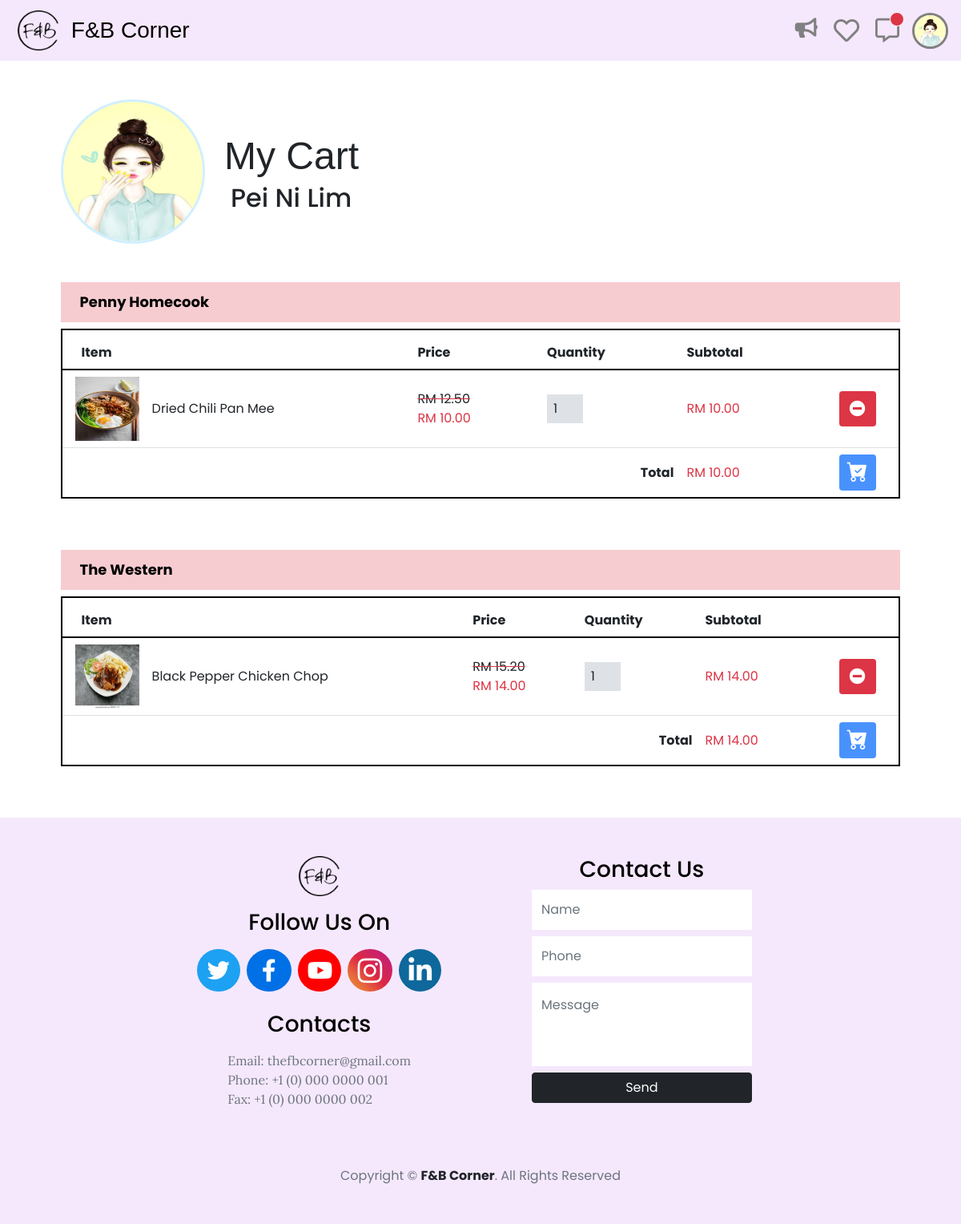
The app's page /fbcorner/store/php/pages/cart/my_cart.php (signed in) with its own data.
### tables this page shows
CREATE TABLE `customer` (
  `cus_id` varchar(5) NOT NULL,
  `firstname` varchar(32) NOT NULL,
  `lastname` varchar(32) NOT NULL,
  `email` varchar(96) NOT NULL,
  `contact_num` varchar(12) NOT NULL,
  `password` varchar(1000) NOT NULL,
  `profile_pic` varchar(255) NOT NULL DEFAULT 'default_pp.png',
  `join_date` date NOT NULL DEFAULT current_timestamp()
);

CREATE TABLE `cart` (
  `cart_id` int(11) NOT NULL,
  `cus_id` varchar(5) NOT NULL,
  `rest_id` varchar(5) NOT NULL,
  `item_quantity` longtext NOT NULL CHECK (json_valid(`item_quantity`)),
  `placed` int(11) NOT NULL,
  `modified_date` datetime NOT NULL DEFAULT current_timestamp()
);

CREATE TABLE `restaurant` (
  `rest_id` varchar(5) NOT NULL,
  `rest_name` varchar(100) NOT NULL,
  `owner_name` varchar(64) NOT NULL,
  `owner_contact_num` varchar(12) NOT NULL,
  `owner_email` varchar(96) NOT NULL,
  `contact_num` varchar(12) NOT NULL,
  `email` varchar(96) NOT NULL,
  `address` varchar(400) NOT NULL,
  `city` varchar(20) DEFAULT NULL,
  `rest_profile` varchar(255) NOT NULL DEFAULT 'default_pp_rest.png',
  `cover_photo` varchar(255) NOT NULL DEFAULT 'default_cover.png',
  `documents` longtext NOT NULL CHECK (json_valid(`documents`)),
  `description` varchar(1000) NOT NULL,
  `dining_style_id` int(11) NOT NULL DEFAULT 0,
  `tags` longtext NOT NULL DEFAULT '[]',
  `opening_hours` longtext NOT NULL DEFAULT '[]',
  `daily_opening_hours` longtext NOT NULL DEFAULT '[]',
  `photos` longtext NOT NULL DEFAULT '[]',
  `additional_notes` varchar(1000) NOT NULL,
  `join_date` date NOT NULL DEFAULT current_timestamp()
);

CREATE TABLE `food_item` (
  `item_id` int(11) NOT NULL,
  `rest_id` varchar(5) NOT NULL,
  `image` varchar(255) NOT NULL,
  `item_code` varchar(7) NOT NULL,
  `item_name` varchar(100) NOT NULL,
  `description` varchar(1000) NOT NULL,
  `category_id` int(11) NOT NULL,
  `price` double NOT NULL,
  `ingredients` longtext NOT NULL CHECK (json_valid(`ingredients`)),
  `status` int(11) NOT NULL,
  `unavailable_condition` longtext NOT NULL DEFAULT '[]' CHECK (json_valid(`unavailable_condition`))
);

CREATE TABLE `promotion` (
  `promotion_id` int(11) NOT NULL,
  `rest_id` varchar(5) NOT NULL,
  `type_code` varchar(100) NOT NULL,
  `settings_data` longtext DEFAULT NULL,
  `food_items` longtext DEFAULT NULL,
  `description` varchar(2000) DEFAULT NULL,
  `status` tinyint(1) NOT NULL DEFAULT 1,
  `created_date` datetime NOT NULL DEFAULT current_timestamp(),
  `modified_date` datetime NOT NULL DEFAULT current_timestamp()
);

### fbcorner/store/php/pages/cart/my_cart.php (the view, shortened to what the rows shown need)
<?php
    include_once '../../../../db_connect.php';
    include_once '../../helpers/cart.php';
    include_once '../../../../admin/php/helpers/promotion.php';
    include_once '../../../../admin/php/helpers/restaurant.php';
    include_once '../../../../admin/php/helpers/food_menu.php';
    if (isset($_SESSION['login_cus_id'])) {
      $carts = getCarts($connection, $_SESSION['login_cus_id'], ['placed' => '0']);
?>
<!DOCTYPE html>
<html lang="en">
<head>
    <?php include_once '../../../../link.php'?>
</head>
<body>
    <?php include_once '../../common/navigation_bar.php'; ?>
    <div class="d-flex flex-column" style="min-height: calc(100% - 76px)">
    <main>
        <div class="m-5">
            <div class="row row-cols-1 row-cols-sm-2 row-cols-md-2 mx-3">
                <div class="col-sm-12 col-md-2 d-flex" style="min-width: 180px;" id="title-image">
                    <img width='180' height='180' class='rounded-circle align-self-center' style="border: 3px solid #d0efff;" src="../../../uploads/profile_pic/<?=$profile_img?>">
                </div>
                <div class="col-sm-12 col-md-10 align-self-center d-flex flex-column" id="title-name" style="width: fit-content;">
                    <h1 style="cursor: default; font-size: 3rem;" class="mb-1 pt-2 font-bernard d-inline-block text-nowrap">My Cart</h1>
                    <h2 class="mb-1 d-inline-block" style="cursor: default;"><?=$customer['firstname'] . ' ' . $customer['lastname']?></h2>
                </div>
            </div>
            <div id="cart-wrapper">
            <?php foreach ($carts as $cart) { ?>
            <?php
                $rest = getRestaurant($connection, $cart['rest_id']);
                $rest_name = $rest['rest_name'];
            ?>
            <div style="width: 95%;" class="m-auto cart-subwrapper">
                <div style="height: 50px; line-height: 50px;" class="font-size-18 fw-bold bg-danger bg-opacity-25 mt-5 ps-4"><a href="../restaurant/profile.php?visit_rest_id=<?=$cart['rest_id']?>"><?=$rest_name?></a></div>
                <div class="mt-0 table-responsive">
                    <table class="w-100 table mt-2" style="white-space: nowrap;">
                        <thead>
                            <tr style="height: 50px; border: solid 2px black;">
                                <th class="ps-4" colspan="2" style="border-bottom: 0px;">Item</th>
                                <th style="border-bottom: 0px;">Price</th>
                                <th style="border-bottom: 0px;">Quantity</th>
                                <th style="border-bottom: 0px;">Subtotal</th>
                                <th style="border-bottom: 0px;"></th>
                            </tr>
                        </thead>
                        <tbody style="border: solid 2px black; border-top: 0px; border-bottom: 0px;" class="align-middle">
                            <?php $items = json_decode($cart['item_quantity'], true);
                                $total = 0.0;
                                foreach ($items as $key => $value) {
                                    $item_info = getFoodMenuItem($connection, $key);
                                    $promotion_infos = getPromotions($connection, $cart['rest_id'], ['food_item_id' => $item_info['item_id'], 'status' => '1']);
                                    $discount_price = '';
                                    if (!empty($promotion_infos)){
                                        foreach ($promotion_infos as $promotion_info){
                                            if (isset($promotion_info['settings_data'])){
                                                $settings_data = json_decode($promotion_info['settings_data'], true);
                                            }
                                            if ($promotion_info['type_code'] == 'BOGO'){
                                                $buy_free = 'Buy 1 Get 1 Free';
                                            } elseif ($promotion_info['type_code'] == 'multi_buy'){
                                                $buy_free = 'Buy ' . $settings_data['amount_1'] . ' Get ' . $settings_data['amount_2'] . ' Free';
                                            } elseif ($promotion_info['type_code'] == 'percent_off'){
                                                $discount_price = $item_info['price'] * (1-((int)$settings_data['percentage'] / 100));
                                            } elseif ($promotion_info['type_code'] == 'dollar_dis'){
                                                $discount_price = $settings_data['discounted_price'];
                                            }
                                        }
                                    }
                            ?>
                            <tr class="my-2" style="border-color: #dee2e6;">
                                <td class="ps-3 pe-2 py-2 text-center" style="width: 90px;">
                                    <img class="m-0" height="80" width="80" style="max-height: 80px; max-width: 80px;" src="../../../../admin/uploads/food_menu_photo/<?=$item_info['image']?>">
                                </td>
                                <td style="white-space: normal;">
                                    <?=$item_info['item_name']?>
                                </td>
                                <td class="price">
                                    <span class="<?=(isset($discount_price) && !empty($discount_price) ? 'text-decoration-line-through' : 'price_data')?>">RM <?=number_format($item_info['price'], 2, '.', '')?></span>
                                    <?php if (isset($discount_price) && !empty($discount_price)) { ?>
                                        <br><span class="text-danger price_data">RM <?=number_format($discount_price, 2, '.', '')?></span>
                                    <?php } ?>
                                </td>
                                <td>
                                    <input type="number" min="1" class="form-control qty d-inline-block ps-2 pe-1" style="width: 45px; border-radius: 0px; border: 0px !important; background-color: #dee2e6" value="<?=$value?>">
                                </td>
                                <td class="subtotal">
                                    <?php if (isset($discount_price) && !empty($discount_price)) { ?>
                                        <span class="text-danger subtotal_data">RM <?=number_format(round($discount_price * $value, 2), 2, '.', '')?></span>
                                    <?php } else { ?>
                                        <span class="subtotal_data">RM <?=number_format($item_info['price'] * $value, 2, '.', '')?></span>
                                    <?php } ?>
                                </td>
                                <td width="10%" style="min-width: 65px;" class="text-center"><button type="button" class="btn bg-danger text-white" data-bs-toggle="tooltip" data-bs-placement="top" title="Remove" onclick="removeFoodItem($(this), &quot;<?=$cart['rest_id']?>&quot;,&quot;<?=$key?>&quot;); "><i class="fas fa-minus-circle font-size-20" style="line-height: 30px;"></i></button></td>
                            </tr>
                            <?php
                                if (isset($discount_price) && !empty($discount_price)) {
                                    $total += number_format(round($discount_price * $value, 2), 2, '.', '');
                                } else {
                                    $total += number_format($item_info['price'] * $value, 2, '.', '');
                                }
                            ?>
                            <?php } ?>
                        </tbody>
                        <tfoot style="border-top: 0px;">
                            <tr style="border: solid 2px black; border-top: 0px; ">
                                <td colspan="4" class="text-end fw-bold">Total</td>
                                <td class="total">RM <?=number_format($total, 2, '.', '')?></td>
                                <td width="10%" style="min-width: 65px;" class="text-center">
                                    <a href="checkout.php?rest_id=<?=$cart['rest_id']?>"><button type="button" class="btn bg-primary text-white bg-opacity-75 checkout-btn" data-bs-toggle="tooltip" data-bs-placement="top" title="Checkout" style="width: 46px; padding-left: 9px;"><i class="bi bi-cart-check-fill" style="line-height: 30px; font-size: 26px"></i></button></a>
                                </td>
                            </tr>
                        </tfoot>
                    </table>
                </div>
            </div>
            <?php } ?>
            </div>
        </div>
    </main>
    <?php include_once '../../common/notification.php'; ?>
    <?php include_once '../../common/footer.php'?>
    </div>
  </body>
</html>
<?php
    } else {
        header("Location: ../homepage/index.php");
        exit;
    }
?>

### fbcorner/store/php/common/navigation_bar.php (shortened to what the rows shown need)
<?php
    if (isset($_SESSION['login_cus_id'])){
        $sql = "SELECT * FROM `chat` WHERE receiver_id = '" . $_SESSION['login_cus_id'] . "' AND seen = 0";
        $statement = $connection->query($sql);
        $results = $statement->fetch_all(MYSQLI_ASSOC);
    }
?>
<header>
    <nav class="navbar navbar-expand-lg navbar-light color-2">
        <div class="container-fluid">
            <a class="navbar-brand" style="margin-left: 10px;" href="../homepage/index.php"><img height="50px" src="../../../assest/Logo.png"></a>
            <a class="font-bernard font-size-28" href="../homepage/index.php">F&amp;B Corner</a>
            <div class="collapse navbar-collapse justify-content-end" id="navbarSupportedContent">
                <ul class="navbar-nav ms-auto">
                    <li class="nav-item">
                        <a class="nav-link active ps-2 me-1 align-self-center" href="../promotion/promotional_ads.php" style="padding-top: 10px;"><i class="fas fa-bullhorn" style="font-size: 25px; color: grey" data-bs-toggle="tooltip" data-bs-placement="bottom" title="Promotions"></i></a>
                    </li>
                <?php if (!isset($_SESSION['login_cus_id'])) { ?>
                    <li class="nav-item">
                        <a class="nav-link active" id="sign-up-button" href="#" style="line-height: 32px;"><button type="button" class="btn btn-primary">Sign Up</button></a>
                    </li>
                <?php } else { ?>
                    <li class="nav-item">
                        <a class="nav-link active ps-2 me-1 align-self-center" href="../restaurant/my_fav_restaurant.php" style="padding-top: 10px;"><i class="far fa-heart" style="font-size: 32px; color: grey" data-bs-toggle="tooltip" data-bs-placement="bottom" title="Favourite Restaurants"></i></a>
                    </li>
                    <li class="nav-item">
                        <a class="nav-link active px-2 pe-3" id="my_message" href="../message/my_message.php" style="line-height: 32px;">
                            <div class="position-relative" style="padding-top: 3px; height: 30px; width: fit-content;">
                                <i class="far fa-comment-alt" style="font-size: 30px; color: grey" data-bs-toggle="tooltip" data-bs-placement="bottom" title="Messages"></i>
                                <span class="position-absolute translate-middle p-2 bg-danger border border-light rounded-circle<?=$results ? '' : ' d-none'?>" style="top: 15%; left: 90%" id="my_message_noti">
                                </span>
                            </div>
                        </a>
                    </li>
                <?php } ?>
                    <li class="nav-item dropdown">
                        <?php if (!isset($_SESSION['login_cus_id'])) { ?>
                            <a class="nav-link active" id="sign-in-button" href="#" style="line-height: 32px;"><button type="button" class="btn btn-secondary" style="width: 86.28px;">Sign In</button></a>
                        <?php } else { ?>
                            <?php
                                include_once '../../helpers/customer.php';
                                $customer = getCustomer($connection, $_SESSION['login_cus_id']);
                                $profile_img = $customer['profile_pic'];
                            ?>
                            <a class="nav-link dropdown-toggle p-0 mt-1" id="nav-bar-dropdown" href="#" role="button" data-bs-toggle="dropdown" aria-expanded="false"><img src="../../../uploads/profile_pic/<?=$profile_img?>" alt="" width="45" height="45" class="rounded-circle" style="border: 3px solid grey;"></a>
                        <?php } ?>
                    </li>
                </ul>
            </div>
        </div>
    </nav>
</header>

### records on screen
customer: profile_pic (picture), firstname "Pei Ni", lastname "Lim"
cart: rest.rest_name "Penny Homecook", item_quantity "1", total "10.00"
food_item: image (picture), item_name "Dried Chili Pan Mee", price "12.50", price.settings_data "10.00", $discount_price*$value "10.00"
cart: rest.rest_name "The Western", food_item.image (picture), food_item.item_name "Black Pepper Chicken Chop", food_item.price "15.20", promotion.settings_data "14.00", item_quantity "1", $discount_price*$value "14.00", total "14.00"
